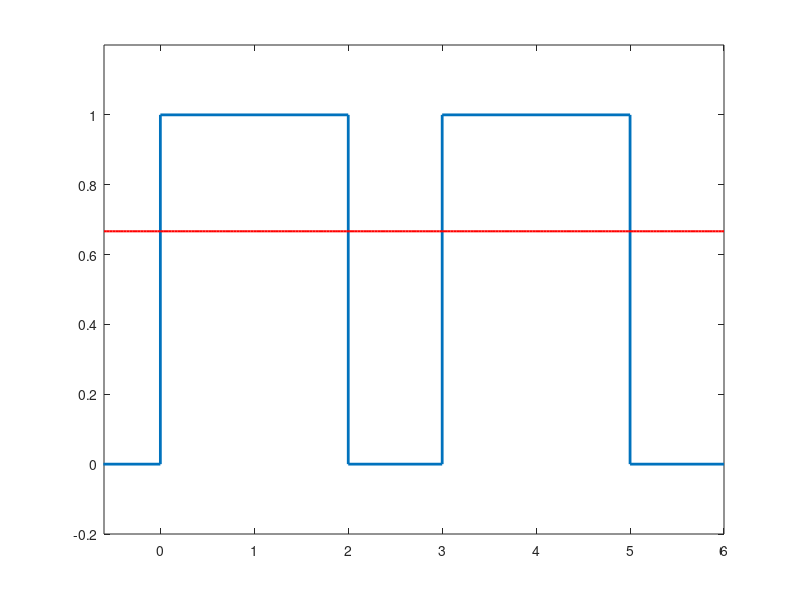

This figure's MATLAB source: (Note: this script raises an error after producing the figure.)
%方波的傅里叶级数合成示例。2022.07.06
%脉冲宽度 T1 ； 周期 T0；合成谐波次数N


clear
close

%方波周期T0,脉冲宽度T1,合成阶次
T1 = 2;
T0 = 3;

N = 10;

%画方波周期信号的时域波形
p_t   =  [ 0 ,  0 , T1,  T1, T0 ];
p_amp = [0  ,  1,   1,     0,    0  ];

p1_t = [p_t - T0 ,p_t , p_t + T0];
p1_amp = [p_amp ,p_amp,p_amp];

h_wav = plot(p1_t, p1_amp,'linewidth',2);
axis([-0.2*T0  2*T0 -0.2 1.2])
hold on

%计算傅里叶级数
         %方波一个周期的傅里叶变换
X_F = @(w, T1) (1 - exp(-j*w*T1))./(j*w);
         %周期信号的傅里叶级数
 a_k = @(k, T0,T1) X_F(2*pi/T0*k , T1) / T0;
 
 a_0 = T1/T0; %信号的直流分量
 
 a  = a_k([1:N],T0,T1);
 
 abs_a = abs(a); %每个谐波的相对大小
 angle_a = angle(a); %每个谐波的相移
 
 %合成波形
 t = [-0.2*T0: T0/100:2*T0];
 
 x_syn = zeros(size(t));
 
 x_syn = x_syn + a_0;%直流成分
 
 h_syn = plot(t,x_syn,'r','linewidth',1.5);
 
 for k = 1 : N
     x_tmp =  2*abs_a(k)*cos(k*2*pi/T0*t + angle_a(k));
     x_syn = x_syn + x_tmp;
     h_syn.YData = x_syn;
     title(k)
     pause
 end
     
     
     
     
 
 
 
 
 
 
 
         

